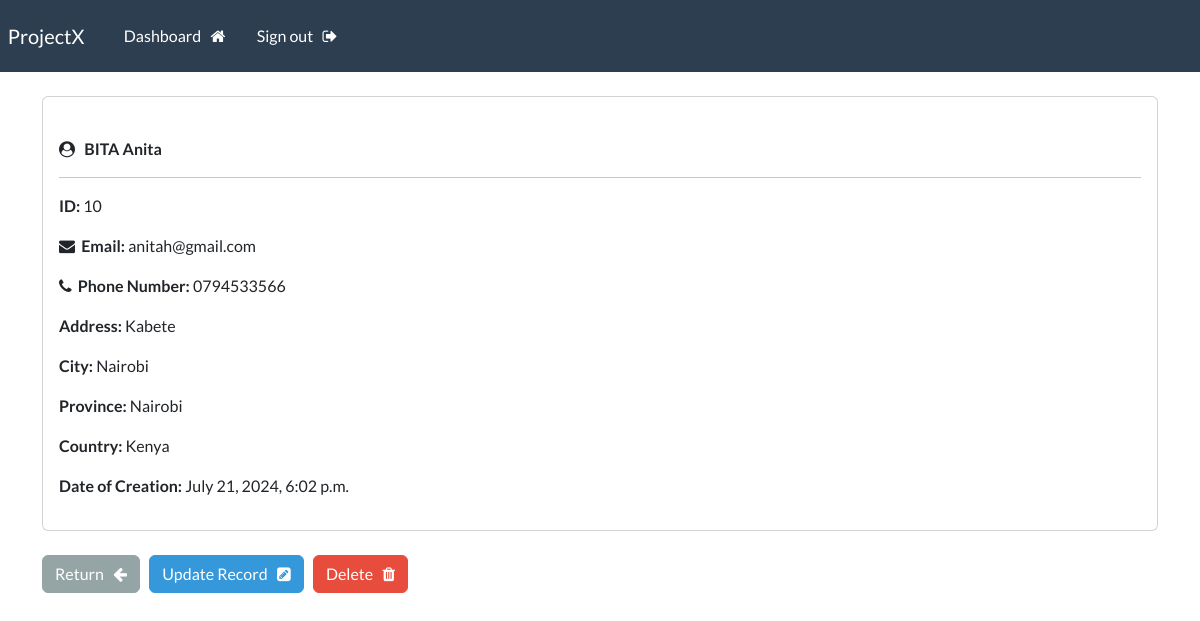
The app's page /record/10 (signed in) with its own data.
### webapp/models.py (models this page shows, shortened)
class Record(models.Model):
    creation_date = models.DateTimeField(auto_now_add=True)
    first_name = models.CharField(max_length=30)
    last_name = models.CharField(max_length=30)
    email = models.CharField(max_length=75)
    phone = models.CharField(max_length=25)
    address = models.CharField(max_length=50)
    city = models.CharField(max_length=50)
    province = models.CharField(max_length=50)
    country = models.CharField(max_length=50)

### webapp/views.py (the view)
# urls.py: path('record/<int:pk>', views.singular_record, name="record"),
@login_required(login_url='my-login')
def singular_record(request, pk):
    all_records = Record.objects.get(id=pk)
    context = {'record':all_records}
    return render(request, 'webapp/view-record.html', context=context)

### webapp/templates/webapp/view-record.html (shortened to what this page needs)
{% extends "webapp/base.html" %}
{% block content %}
    <div class="card">
        <div class="card-body">
            <i class="fa fa-user-circle" aria-hidden="true"></i> &nbsp;
            <strong>
                {{record.last_name|upper}}
                {{record.first_name}}
            </strong>
            <hr>
            <p> <strong>ID: </strong>  {{record.id}} </p>
            <p> <strong><i class="fa fa-envelope" aria-hidden="true"></i>&nbsp; Email: </strong> {{record.email}} </p>
            <p> <strong><i class="fa fa-phone" aria-hidden="true"></i>&nbsp; Phone Number: </strong> {{record.phone}} </p>
            <p> <strong>Address: </strong> {{record.address}} </p>
            <p> <strong>City: </strong> {{record.city}} </p>
            <p> <strong>Province: </strong> {{record.province}} </p>
            <p> <strong>Country: </strong> {{record.country}} </p>
            <p> <strong>Date of Creation: </strong> {{record.creation_date}} </p>
        </div>
    </div>
    <br>
    <a href="{% url 'dashboard' %}" class="btn btn-secondary">Return &nbsp; <i class="fa fa-arrow-left" aria-hidden="true"></i></a>
    <a href="{% url 'update-record' record.id %}" class="btn btn-info">Update Record &nbsp; <i class="fa fa-pencil-square" aria-hidden="true"></i></a>
    <a href="{% url 'delete-record' record.id %}" class="btn btn-danger">Delete &nbsp; <i class="fa fa-trash" aria-hidden="true"></i></a>
{% endblock %}

### records on screen
Record: last_name "BITA", first_name "Anita", id "10", email "anitah@gmail.com", phone "0794533566", address "Kabete", city "Nairobi", province "Nairobi", country "Kenya", creation_date "July 21, 2024, 6:02 p.m."
